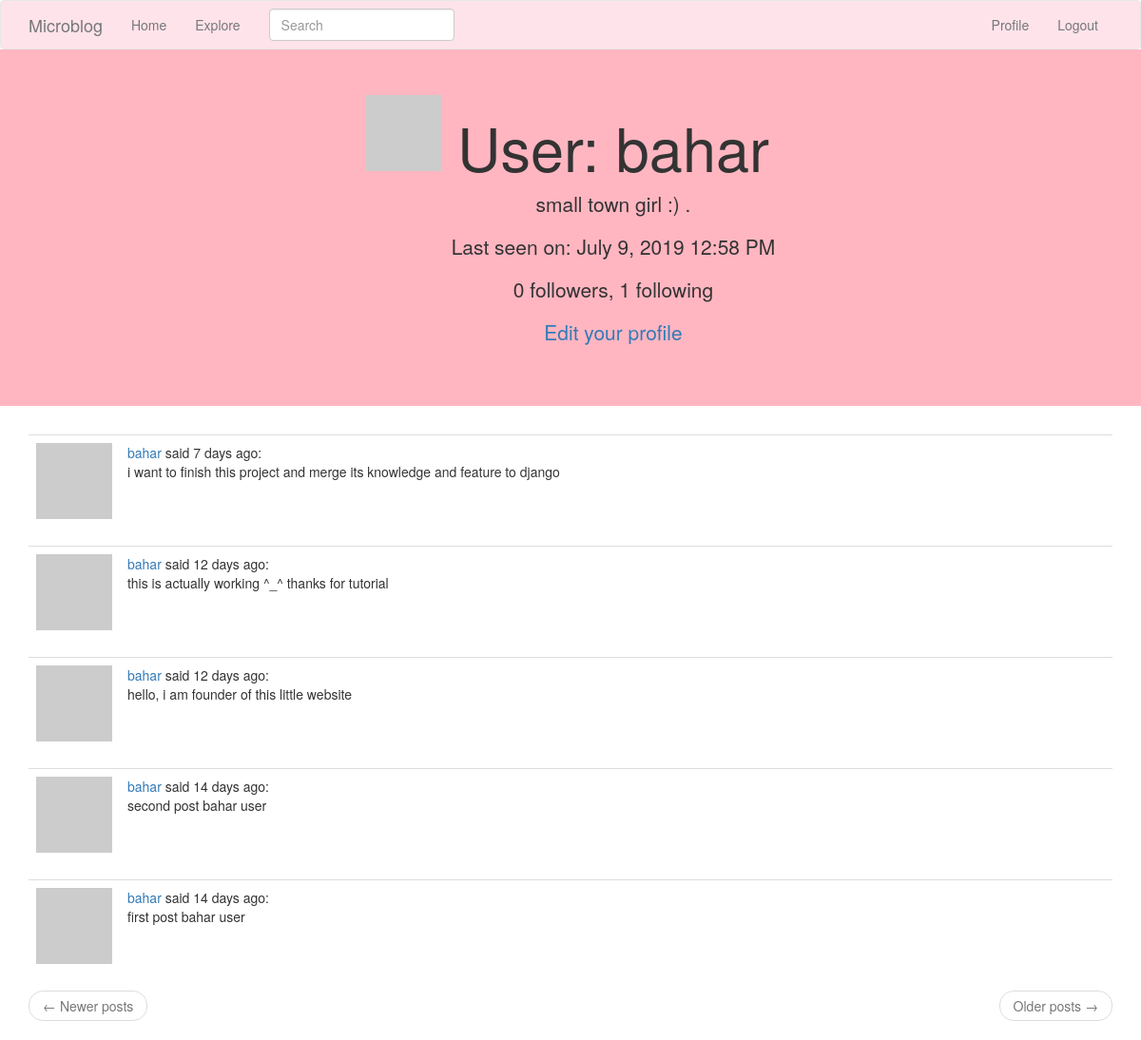
The app's page /user/bahar (signed in), older data.
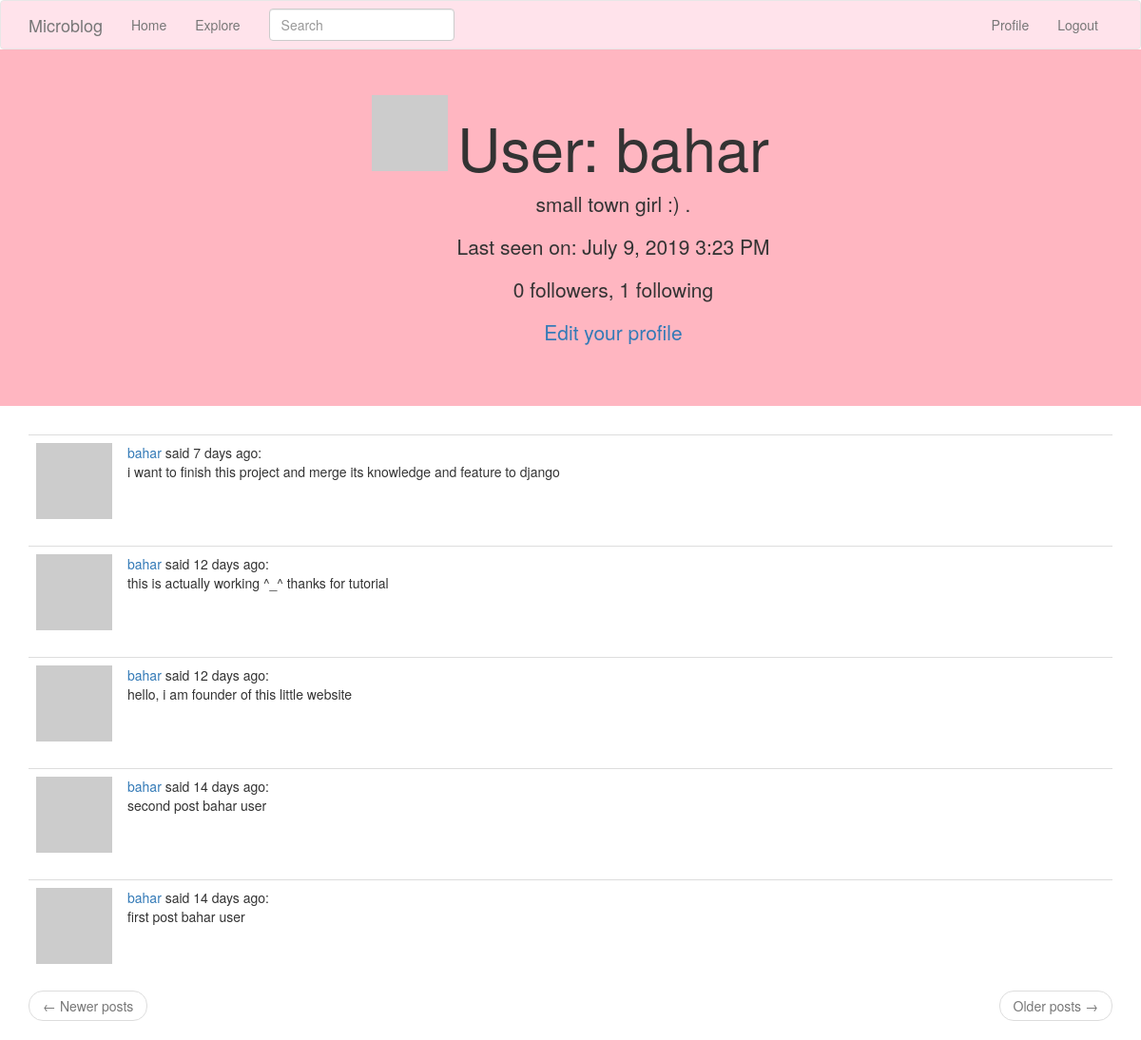
The same page, newer data.
### app/models.py (models this page shows, shortened)
class User(UserMixin, db.Model):
    id = db.Column(db.Integer, primary_key=True)
    username = db.Column(db.String(64), index=True, unique=True)
    email = db.Column(db.String(120), index=True, unique=True)
    password_hash = db.Column(db.String(128))
    posts = db.relationship('Post', backref='author', lazy='dynamic')
    about_me = db.Column(db.String(140))
    last_seen = db.Column(db.DateTime, default=datetime.utcnow)
    def avatar(self, size):
        digest = md5(self.email.lower().encode('utf-8')).hexdigest()
        return 'https://www.gravatar.com/avatar/{}?d=identicon&s={}'.format(
            digest, size)
    followed = db.relationship(
        'User', secondary=followers,
        primaryjoin=(followers.c.follower_id == id),
        secondaryjoin=(followers.c.followed_id == id),
        backref=db.backref('followers', lazy='dynamic'), lazy='dynamic')

class SearchableMixin(object):
    @classmethod
    def before_commit(cls, session):
        session._changes = {
            'add': list(session.new),
            'update': list(session.dirty),
            'delete': list(session.deleted)
        }
    @classmethod
    def after_commit(cls, session):
        for obj in session._changes['add']:
            if isinstance(obj, SearchableMixin):
                add_to_index(obj.__tablename__, obj)
        for obj in session._changes['update']:
            if isinstance(obj, SearchableMixin):
                add_to_index(obj.__tablename__, obj)
        for obj in session._changes['delete']:
            if isinstance(obj, SearchableMixin):
                remove_from_index(obj.__tablename__, obj)
        session._changes = None

class Post(SearchableMixin, db.Model):
    __searchable__=['body']
    id = db.Column(db.Integer, primary_key=True)
    body = db.Column(db.String(140))
    timestamp = db.Column(db.DateTime, index=True, default=datetime.utcnow)
    user_id = db.Column(db.Integer, db.ForeignKey('user.id'))
    language = db.Column(db.String(5))

### app/main/routes.py (the view)
@bp.route('/user/<username>')
@login_required
def user(username):
    user = User.query.filter_by(username=username).first_or_404()
    page = request.args.get('page', 1, type=int)
    posts = user.posts.order_by(Post.timestamp.desc()).paginate(
        page, current_app.config['POSTS_PER_PAGE'], False)
    next_url = url_for('main.user', username=user.username, page=posts.next_num) \
        if posts.has_next else None
    prev_url = url_for('main.user', username=user.username, page=posts.prev_num) \
        if posts.has_prev else None
    return render_template('user.html', user=user, posts=posts.items,
                           next_url=next_url, prev_url=prev_url)

### app/main/forms.py
class SearchForm(FlaskForm):
    q = StringField(_l('Search'), validators=[DataRequired()])
    def __init__(self, *args, **kwargs):
        if 'formdata' not in kwargs:
            kwargs['formdata'] = request.args
        if 'csrf_enabled' not in kwargs:
            kwargs['csrf_enabled'] = False
        super(SearchForm, self).__init__(*args, **kwargs)

### app/main/routes.py (called while the page is built)
@bp.before_app_request
def before_request():
    if current_user.is_authenticated:
        current_user.last_seen = datetime.utcnow()
        db.session.commit()
        g.search_form = SearchForm()
    g.locale = str(get_locale())

### app/models.py (called while the page is built)
@login.user_loader
def load_user(id):
    return User.query.get(int(id))

### app/templates/user.html
{% extends "base.html" %}
{% block app_content %}
    <div class="jumbotron text-center" style="background-color:#FFB6C1">
    <table align="center">
        <tr valign="top">
            <td style="padding-right:10px;"><img src="{{ user.avatar(128) }}"></td>
            <td><h1>{{ _('User') }}: {{ user.username }}</h1>
        {% if user.about_me %}<p>{{ user.about_me }}</p>{% endif %}
        {% if user.last_seen %}<p>{{ _('Last seen on') }}: {{ moment(user.last_seen).format('LLL') }}</p>{% endif %}
        <p>{{ _('%(count)d followers', count=user.followers.count()) }}, {{ _('%(count)d following', count=user.followed.count()) }}</p>
        {% if user == current_user %}
        <p><a href="{{ url_for('main.edit_profile') }}">{{ _('Edit your profile') }}</a></p>
        {% elif not current_user.is_following(user) %}
        <p><a href="{{ url_for('main.follow', username=user.username) }}">{{ _('Follow') }}</a></p>
        {% else %}
        <p><a href="{{ url_for('main.unfollow', username=user.username) }}">{{ _('Unfollow') }}</a></p>
        {% endif %}
            </td>
        </tr>
    </table>
    </div>
    <div class="container" >
    {% for post in posts %}
        {% include '_post.html' %}
    {% endfor %}
    <nav aria-label="...">
        <ul class="pager">
            <li class="previous{% if not prev_url %} disabled{% endif %}">
                <a href="{{ prev_url or '#' }}">
                    <span aria-hidden="true">&larr;</span> {{ _('Newer posts') }}
                </a>
            </li>
            <li class="next{% if not next_url %} disabled{% endif %}">
                <a href="{{ next_url or '#' }}">
                    {{ _('Older posts') }} <span aria-hidden="true">&rarr;</span>
                </a>
            </li>
        </ul>
    </nav>
    </div>
{% endblock %}

### app/templates/base.html (shortened to what this page needs)
{% extends 'bootstrap/base.html' %}
{% block navbar %}
       <nav class="navbar navbar-default" style="margin-bottom:0; background-color: #FFE3EB;">
        <div class="container">
    <div class="navbar-header">
      <a class="navbar-brand" href="{{ url_for('main.index') }}">Microblog</a>
    </div>
     <div class="collapse navbar-collapse" id="bs-example-navbar-collapse-1">
     <ul class="nav navbar-nav">
        <li><a href="{{ url_for('main.index') }}">{{ _('Home') }}</a></li>
        <li><a href="{{ url_for('main.explore') }}">{{ _('Explore') }}</a></li></ul>
                {% if g.search_form %}
                <form class="navbar-form navbar-left" method="get"
                        action="{{ url_for('main.search') }}">
                    <div class="form-group">
                        {{ g.search_form.q(size=20, class='form-control',
                            placeholder=g.search_form.q.label.text) }}
                    </div>
                </form>
                {% endif %}
        <ul class="nav navbar-nav navbar-right">
        {% if current_user.is_anonymous %}
        <li><a href="{{ url_for('auth.login') }}">{{ _('Login') }}</a></li>
        {% else %}
        <li><a href="{{ url_for('main.user', username=current_user.username) }}">{{ _('Profile') }}</a></li>
        <li><a href="{{ url_for('auth.logout') }}">{{ _('Logout') }}</a></li>
        {% endif %}
        </ul></div></div></nav>
{% endblock %}
{% block content %}
        {% block app_content %}{% endblock %}
{% endblock %}

### app/templates/_post.html (shortened to what this page needs)
    <table class="table table-hover">
        <tr>
            <td width="70px">
                <a href="{{ url_for('main.user', username=post.author.username) }}">
                    <img src="{{ post.author.avatar(70) }}" />
                </a>
            </td>
            <td>
               {{ _('%(username)s said %(when)s', username=user_link,  when=moment(post.timestamp).fromNow()) }}:
                <br>
                {{ post.body }}
            </td>
        </tr>
    </table>

Row changes from the older to the newer data that the page shows:
changed User "bahar": last_seen "July 9, 2019 12:58 PM" → "July 9, 2019 3:23 PM"
